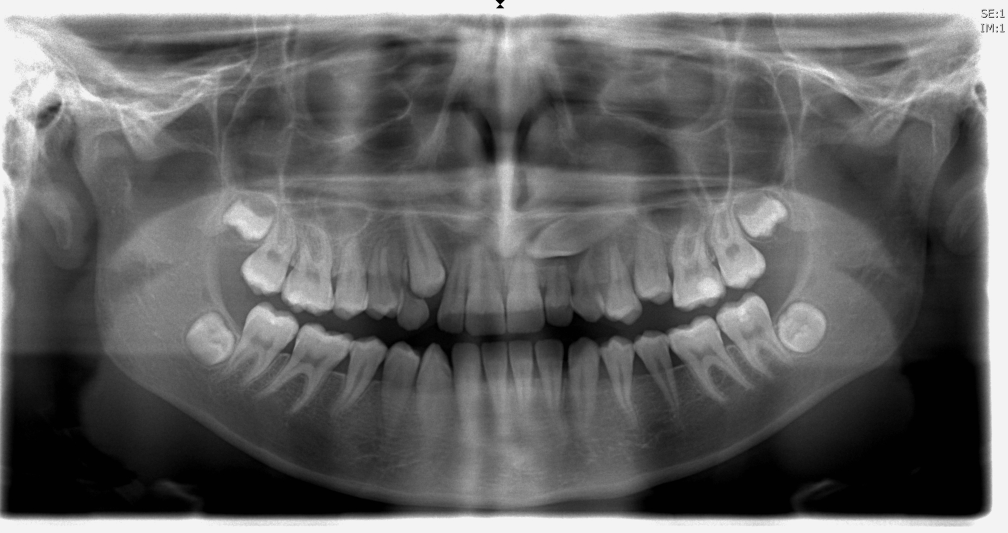
#> input picture resources/data/radiographs/01.tif, 3023 x 1597 px (shown at 1/3 size); its folder holds only this picture in this run
$ python preprocessRadiograph.py   (older library calls are emulated)
#> lines starting #> are read from the running program, lines starting #| are printed output that depends on the picture
### src/images.py
import glob
import os

import cv2
import numpy as np
import scipy.interpolate

from preprocess_img import bilateralFilter, applyCLAHE
from util import DATA_DIR


# [20 lines left out: function getPixelProfile, not called in this run]


def preprocessRadiographImage(image, transformations=None):
    if transformations is None:
        transformations = [
            applyCLAHE,
            bilateralFilter,
            applyCLAHE,
            bilateralFilter,
        ]

    for transform in transformations:
        image = transform(image)

    return image


def findLineForJawSplit(img, yMin, yMax):
    """
    Find the best path to split the jaws in the image starting from position (0, y).
    The path consists of y values, the indices are x values.
    :type img: np.ndarray
    """
    _, xMax = img.shape
    yMax = yMax - yMin

    pathX = np.linspace(0, xMax - 1, xMax / 20).astype(int)
    pathY = np.zeros(len(pathX)).astype(int)

    # trellis (x, y, 2) shape. 2 to hold cost and previousY
    trellis = np.full((len(pathX), yMax, 2), np.inf)

    # set first column in trellis
    for y in range(yMax):
        trellis[0, y, 0] = img[y + yMin, 0]
        trellis[0, y, 1] = y

    # forward pass
    for i in range(1, len(pathX)):
        x = pathX[i]

        for y in range(yMax):
            # yWindow the area to look in for the next points
            yWindow = 10
            start = y - yWindow if y > yWindow - 1 else y
            end = y + yWindow if y < yMax - yWindow else y

            bestPrevY = trellis[i - 1, start:end + 1, 0].argmin() + y - yWindow
            bestPrevCost = trellis[i - 1, bestPrevY, 0]

            # new cost = previous best cost + current cost (colour intensity)
            trellis[i, y, 0] = bestPrevCost + img[y + yMin, x]  # + self.findLineForJawSplitTransitionCost(bestPrevY, y)
            trellis[i, y, 1] = bestPrevY

    # find the best path, backwards pass
    # set first previousY value to set up backwards pass
    previousY = int(trellis[-1, :, 0].argmin())

    for i in range(len(pathX) - 1, -1, -1):
        pathY[i] = previousY + yMin
        previousY = int(trellis[i, previousY, 1])

    return np.asarray(list(zip(pathX, pathY)))


# [6 lines left out: function findLineForJawSplitTransitionCost, not called in this run]


def cropRegionOfInterest(img):
    y, x = img.shape
    xMid, yMid = int(x / 2), int(y / 2)
    xStart, yStart = 375, 450

    cropY = slice(yMid - yStart, yMid + yStart + 250)
    cropX = slice(xMid - xStart, xMid + xStart)

    # Cut out the region of interest
    img = img[cropY, cropX]

    # X and Y offsets for the landmark points based on the region of interest selected
    XOffset = - (xMid - xStart)
    YOffset = - (yMid - yStart)

    return img, XOffset, YOffset


def loadRadiographImage(radiographFilename, pyramidLevels):
    """ Returns a tif file from the radiographs directory """
    radioDir = os.path.join(DATA_DIR, "radiographs")

    # Find tif for radiograph number.
    filename = glob.glob(os.path.join(radioDir, "**", "{}.tif".format(radiographFilename)), recursive=True)[0]

    # Open the radiograph image in grayscale.
    img = cv2.imread(filename, cv2.IMREAD_GRAYSCALE)

    origImg = img.copy()
    # Save original size
    (origY, origX) = img.shape

    # Select a region of interest
    img, XOffset, YOffset = cropRegionOfInterest(img)

    # preprocess the image
    img = preprocessRadiographImage(img)

    # create gaussian image pyramid. level 0 = original image. each level higher is subsampled and blurred
    imgPyramid = [img]
    if pyramidLevels > 0:
        for i in range(pyramidLevels - 1):
            imgPyramid.append(cv2.pyrDown(imgPyramid[-1]))

    # Split image in two: upper and lower jaw
    # Find line to split jaws into two images. Only search in a certain y range.
    yMax, xMax = img.shape
    ySearchMin, ySearchMax = int((yMax / 2) - 200), int((yMax / 2) + 300)

    imgUpperJaw, imgLowerJaw = img.copy(), img.copy()
    jawSplitLine = findLineForJawSplit(img, ySearchMin, ySearchMax)
    interpF = scipy.interpolate.CubicSpline(jawSplitLine[:, 0], jawSplitLine[:, 1])

    for x in range(xMax):
        y = int(interpF(x))
        imgUpperJaw[y + 1:-1, x] = 0
        imgLowerJaw[0:y, x] = 0

    return imgPyramid, imgUpperJaw, imgLowerJaw, jawSplitLine, XOffset, YOffset, (origX, origY), origImg

### src/Radiograph.py
import os
from typing import Dict

import cv2
import matplotlib.pyplot as plt
import numpy as np

import Landmark
import Segment
import images
import util


class Radiograph:

    def __init__(self, filename, imgPyramid, imgUpperJaw, imgLowerJaw, jawSplitLine, landmarks, segments, originalSize,
                 offsets, origImg, number, mirrored=False):
        """
        :param filename: the filename/id of the Radiograph
        """
        self.filename = filename
        self.imgPyramid = imgPyramid
        self.imgUpperJaw = imgUpperJaw
        self.imgLowerJaw = imgLowerJaw
        self.jawSplitLine = jawSplitLine
        self.landmarks = landmarks  # type: Dict[int, Landmark.Landmark]
        for landmark in self.landmarks.values():
            landmark.radiograph = self
        self.segments = segments  # type: Dict[int, Segment.Segment]
        self.originalSize = originalSize
        self.offsets = offsets
        self.origImg = origImg
        self.number = number
        self.mirrored = mirrored

    def getLandmarksForTeeth(self, toothNumbers):
        return [v for k, v in self.landmarks if k in toothNumbers]

    def showRaw(self):
        """ Shows the radiograph """
        windowName = "Radiograph {}".format(self.filename)
        cv2.imshow(windowName, self.imgPyramid[0])
        cv2.waitKey(0)
        cv2.destroyAllWindows()

    # [52 lines left out: functions showWithLandMarks, plotLandMarksWithGrayLevelModels, not called in this run]

    def showWithSegments(self):
        raise Exception("todo")
        # for segment in self.segments.values():
        #     segment.imgshow()


def getRadiographs(numbers=None, extra=False, resolutionLevels=0, withMirrored=False):
    numbers = ["%02d" % n for n in numbers] if numbers is not None else []
    radiographs = []

    for n in numbers:
        for filepath in util.getRadiographFilenames(n, extra):
            filename = os.path.splitext(os.path.split(filepath)[-1])[0]
            print("Loading radiograph {}, {}".format(n, filepath))

            # Load the radiograph in as is
            imgPyramid, imgUpperJaw, imgLowerJaw, jawSplitLine, XOffset, YOffset, origSize, origImg \
                = images.loadRadiographImage(filename, resolutionLevels)
            landmarks = Landmark.loadAllForRadiograph(filename, XOffset, YOffset)
            segments = Segment.loadAllForRadiograph(filename)

            radiographs.append(Radiograph(
                filename=filename,
                imgPyramid=imgPyramid,
                imgUpperJaw=imgUpperJaw,
                imgLowerJaw=imgLowerJaw,
                jawSplitLine=jawSplitLine,
                landmarks=landmarks,
                segments=segments,
                originalSize=origSize,
                offsets=(XOffset, YOffset),
                origImg=origImg,
                number=n,
                mirrored=False
            ))

            if withMirrored:
                # Load a mirrored version
                xSize = imgPyramid[0].shape[1]

                mirroredLandmarks = {}
                for k, v in landmarks.items():
                    mirroredLandmark = v.copy()
                    points = mirroredLandmark.getPointsAsTuples()
                    for i, (x, y) in enumerate(points):
                        points[i] = (xSize - x, y)
                    mirroredLandmark.points = points[::-1].flatten()
                    mirroredLandmarks[util.flipToothNumber(v.toothNumber)] = mirroredLandmark

                mirroredImgPyramid = []
                for img in imgPyramid:
                    mirroredImgPyramid.append(img[:, ::-1])

                mirroredImgUpperJaw = imgUpperJaw[:, ::-1]
                mirroredImgLowerJaw = imgLowerJaw[:, ::-1]
                mirroredJawSplitLine = jawSplitLine.copy()[::-1]
                mirroredJawSplitLine[:, 0] = mirroredJawSplitLine[::-1, 0]

                radiographs.append(Radiograph(
                    filename=filename,
                    imgPyramid=mirroredImgPyramid,
                    imgUpperJaw=mirroredImgUpperJaw,
                    imgLowerJaw=mirroredImgLowerJaw,
                    jawSplitLine=mirroredJawSplitLine,
                    landmarks=mirroredLandmarks,
                    segments=segments,
                    originalSize=origSize,
                    offsets=(XOffset, YOffset),
                    origImg=origImg,
                    number=n,
                    mirrored=True
                ))

    return radiographs

### src/preprocess_img.py
import cv2
import numpy as np
from PIL import Image


# Edge_Detection_and_Features_Extraction_f2.pdf
# [4 lines left out: function equalizeHist, not called in this run]


def bilateralFilter(img):
    return cv2.bilateralFilter(img, 9, 100, 100)


def tophat(img):
    kernel = np.ones((130, 130))
    return cv2.morphologyEx(img, cv2.MORPH_TOPHAT, kernel)


def showImg(img):
    Image.fromarray(img).show()
    return img


def applyCLAHE(img):
    return cv2.createCLAHE(clipLimit=2).apply(img)


# [18 lines left out: functions otsu, increaseContrast, not called in this run]

### src/util.py
import glob
import math
import os
import time

import numpy as np
import scipy.interpolate

DATA_DIR = os.path.join(os.path.dirname(__file__), "..", "resources", "data")

RADIOGRAPH_NUMBERS = list(range(1, 15))
TEETH = {1, 2, 3, 4, 5, 6, 7, 8}
UPPER_TEETH = {1, 2, 3, 4}
LOWER_TEETH = {5, 6, 7, 8}
LEFT_TEETH = {1, 2, 5, 6}
RIGHT_TEETH = {3, 4, 7, 8}
CENTRAL_TEETH = {2, 3, 6, 7}
LATERAL_TEETH = {1, 4, 5, 8}

SAMPLE_AMOUNT = 25

PCA_COMPONENTS = 20

np.seterr(all='raise')


class Timer:
    # [4 lines left out: function __init__, not called in this run]

    def __enter__(self):
        self.start = time.time()

    def __exit__(self, exc_type, exc_val, exc_tb):
        print(">> {:.2f} seconds".format(time.time() - self.start))


def getRadiographFilenames(number=None, extra=False):
    radiographDir = os.path.join(DATA_DIR, "radiographs")

    if extra:
        radiographDir = os.path.join(radiographDir, "**")

    if number is None:
        radiographDir = os.path.join(radiographDir, "*.tif")
    else:
        radiographDir = os.path.join(radiographDir, "{}.tif".format(number))

    return glob.glob(radiographDir, recursive=True)


def getLandmarkFilenames(radiographFilename):
    landmarkDir = os.path.join(DATA_DIR, "landmarks", "**", "landmarks{}-*.txt".format(radiographFilename))

    return glob.glob(landmarkDir, recursive=True)


def getSegmentationFilenames(radiographFilename):
    segDir = os.path.join(DATA_DIR, "segmentations", "{}-*.png".format(radiographFilename))

    return glob.glob(segDir)


# [26 lines left out: functions flipToothNumber, getSlope, not called in this run]


def rotateSlope(m, theta):
    """ Rotates the given slope for a certain angle. """
    return (math.sin(theta) + m * math.cos(theta)) / (math.cos(theta) - m * math.sin(theta))


# [63 lines left out: functions getSlopeOfInnerBisector, sampleLine, getNormalSlope, getCentersOfInitModel, not called in this run]

### src/Landmark.py
import math
import os
import re

import numpy as np

import images
import util


class Landmark:

    # [8 lines left out: function __init__, not called in this run]

    def __str__(self):
        return "Landmark for tooth {} for radiograph {}".format(self.toothNumber, self.radiographFilename)

    # [13 lines left out: functions getCorrectRadiographPart, copy, not called in this run]

    def getPointsAsTuples(self):
        return np.asarray([(self.points[2 * i], self.points[2 * i + 1]) for i in range(int(len(self.points) / 2))])

    # [7 lines left out: function translate, not called in this run]

    def scale(self, s):
        """ Scales the points in the landmark by a factor s. """
        return self.copy(self.points * s)

    # [41 lines left out: functions rotate, getMeanShiftedPoints, getScale, getThetaForReference, not called in this run]

    def shapeDistance(self, other):
        """ Returns the SSD from an other landmark. """
        return np.sqrt(np.sum(np.square(self.points - other.points)))

    # [4 lines left out: function getNormalizedPoints, not called in this run]

    def normalize(self):
        """ Normalizes the points in the landmark. """
        return self.copy(self.getNormalizedPoints().flatten())

    # [74 lines left out: functions superimpose, normalizedGrayLevelProfilesForLandmarkPoints, getGrayLevelProfilesForNormalPoints, loadLandmarkPoints, not called in this run]


def loadAllForRadiograph(radiographFilename, XOffset, YOffset):
    """
    Loads all the landmarks for a given radiograph.
    :return: Dictionary of toothNumber -> Landmark
    """
    radiographFilename = int(radiographFilename)
    landmarks = {}

    for filepath in util.getLandmarkFilenames(radiographFilename):
        filename = os.path.split(filepath)[-1]
        toothNumber = int(re.match("landmarks{}-([0-9]).txt".format(radiographFilename), filename).group(1))

        landmarks[toothNumber] = \
            Landmark(loadLandmarkPoints(filepath), radiographFilename, toothNumber).translate(XOffset, YOffset)

    return landmarks

### src/Segment.py
import os
import re

import cv2

import util


class Segment:
    # [4 lines left out: function __init__, not called in this run]


def loadAllForRadiograph(radiographFilename):
    """
    Loads all the segments for a given radiograph.
    :return: Dictionary of toothNumber -> Segment
    """
    segments = {}

    for filepath in util.getSegmentationFilenames(radiographFilename):
        filename = os.path.split(filepath)[-1]
        toothNumber = int(re.match("[0-9]{2}-([0-7]).png", filename).group(1)) + 1
        img = cv2.imread(filename)
        segments[toothNumber] = Segment(radiographFilename, toothNumber, img)

    return segments

### src/scripts/preprocessRadiograph.py
import os
import sys

sys.path.append(os.path.join(os.path.dirname(__file__), ".."))

import images
import Radiograph
from preprocess_img import *


def main():
    r = Radiograph.getRadiographs([1])[0]
#> in loadRadiographImage, img is the input picture: shape (1597, 3023); min 0, max 255, mean 100.6
#> in cropRegionOfInterest, `img = img[cropY, cropX]`:
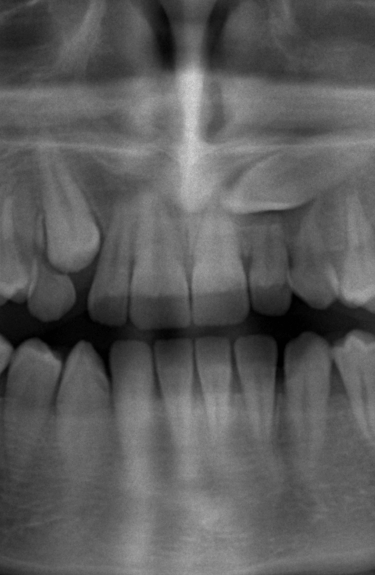
#> img: shape (1150, 750) (shown at 1/2 size); min 0, max 216, mean 91.4
#> in loadRadiographImage, `img, XOffset, YOffset = cropRegionOfInterest(img)`: XOffset = -1136; YOffset = -348
#> the loop in preprocessRadiographImage, `for transform in transformations:` made 4 passes
#> pass 1, in preprocessRadiographImage, `image = transform(image)`:
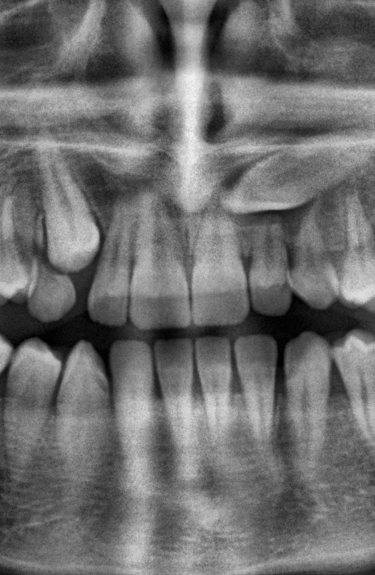
#> image: shape (1150, 750) (shown at 1/2 size); min 1, max 243, mean 110.1
#> in findLineForJawSplit, `previousY = int(trellis[-1, :, 0].argmin())`: previousY = 258
#> the loop in findLineForJawSplit, `for i in range(len(pathX) - 1, -1, -1):` made 37 passes
#> previousY on passes 1 to 8: 268, 275, 276, 283, 288, 278, 268, 258
#> after the loop in findLineForJawSplit, `for i in range(len(pathX) - 1, -1, -1):`: pathY = 37 values, max 685 at index 6, min 633 at index 25, mean 662.1
#> in loadRadiographImage, `jawSplitLine = findLineForJawSplit(img, ySearchMin, ySearchMax)`: jawSplitLine = 37 pairs, first value 0 to 749, second value 633 to 685
#> the loop in loadRadiographImage, `for x in range(xMax):` made 750 passes
#> y on passes 1 to 3: 662, 662, 662
#> after the loop in loadRadiographImage, `for x in range(xMax):`:
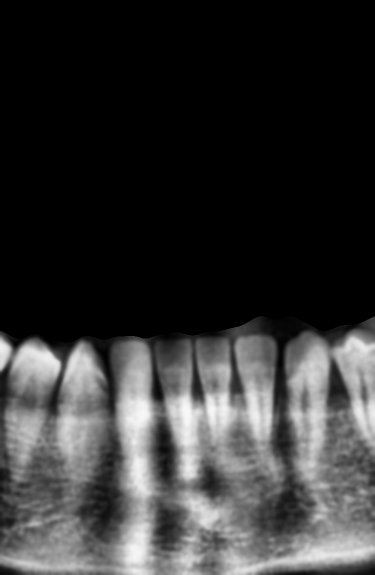
#> imgLowerJaw: shape (1150, 750) (shown at 1/2 size); min 0, max 249, mean 52.1
#> after the loop in loadRadiographImage, `for x in range(xMax):`:
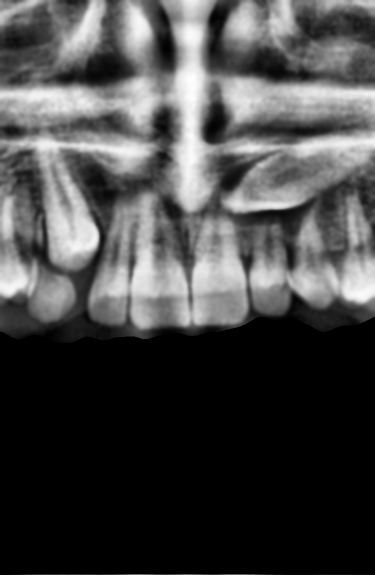
#> imgUpperJaw: shape (1150, 750) (shown at 1/2 size); min 0, max 254, mean 70.9
#> in getRadiographs, `imgPyramid, imgUpperJaw, imgLowerJaw, jawSplitLine, XOffset, YOffset, ..`: imgPyramid = 1 item; XOffset = -1136; YOffset = -348; origSize = (3023, 1597)
#> in getRadiographs, `landmarks = Landmark.loadAllForRadiograph(filename, XOffset, YOffset)`: landmarks = 0 items
#> in __init__, `self.imgPyramid = imgPyramid`: self.imgPyramid = 1 item
#> in __init__, `self.jawSplitLine = jawSplitLine`: self.jawSplitLine has the same summary as jawSplitLine in loadRadiographImage
#> in __init__, `self.landmarks = landmarks`: self.landmarks = 0 items
#> in __init__, `self.originalSize = originalSize`: self.originalSize = (3023, 1597)

    r.showRaw()

    images.preprocessRadiographImage(r.imgPyramid[0], [
        bilateralFilter,
        # increaseContrast,
        # tophat,
        applyCLAHE
    ])
#> the loop in preprocessRadiographImage (call 2), `for transform in transformations:` made 2 passes
#> pass 2, in preprocessRadiographImage (call 2), `image = transform(image)`:
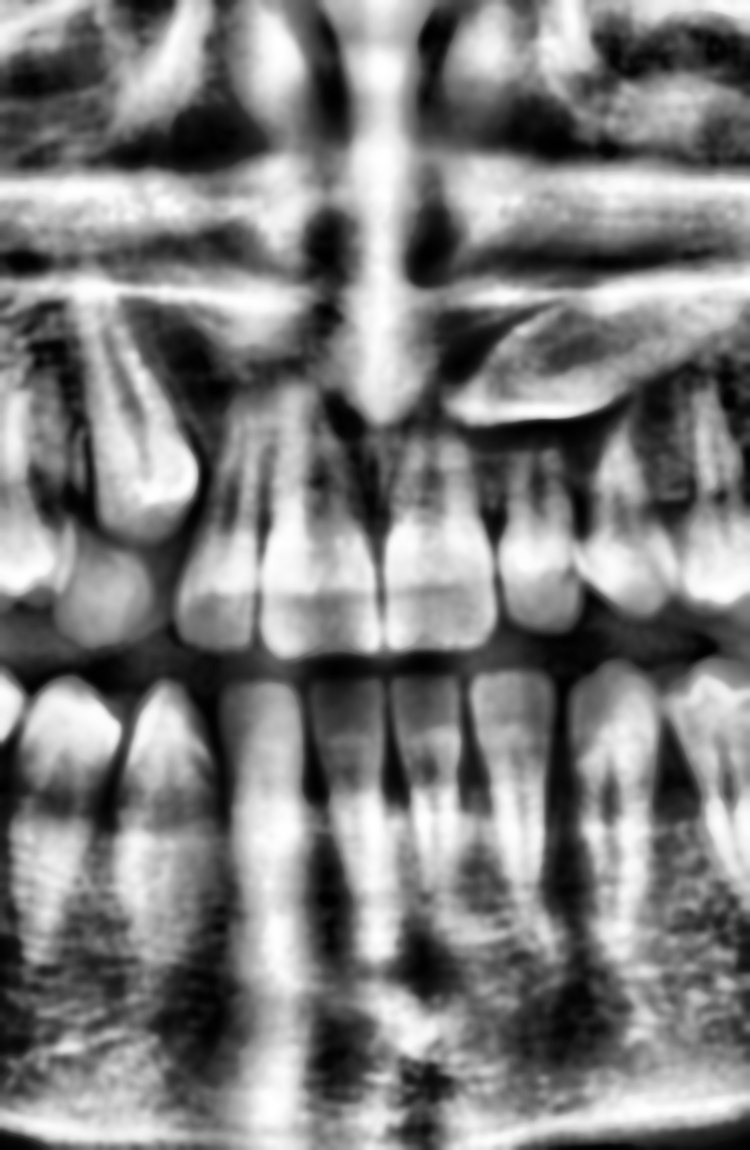
#> image: shape (1150, 750); min 0, max 255, mean 126.8

    r.showRaw()


if __name__ == '__main__':
    main()
